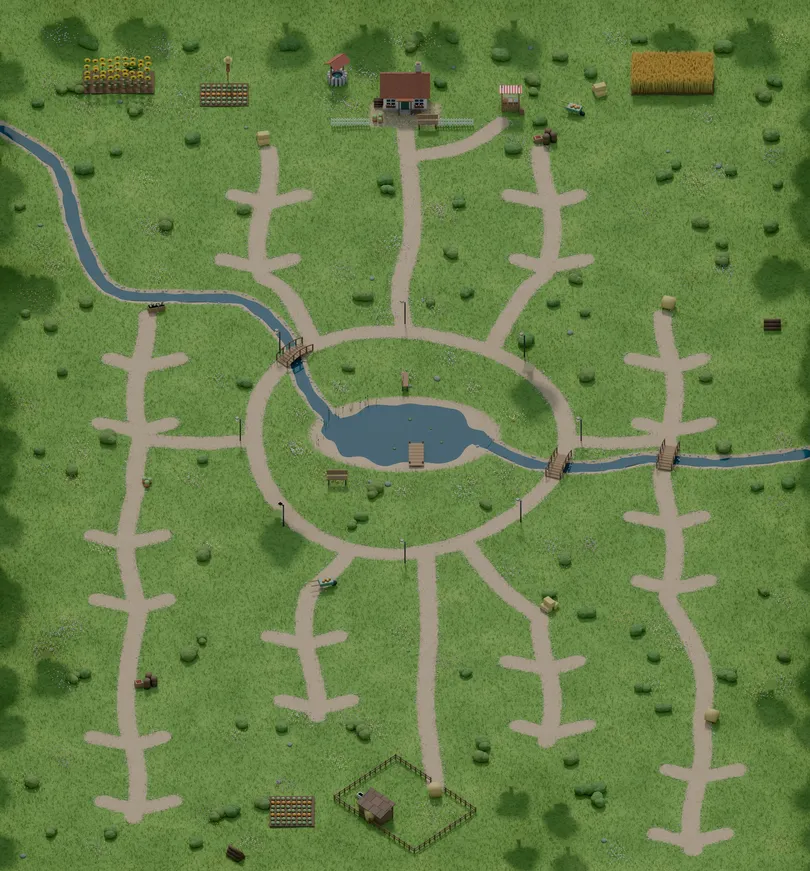
#> input picture game2/img/farm_map.webp, 810 x 871 px, shrunk from 3440 x 3700 before the run
$ python nav_pack.py
#> lines starting #> are read from the running program, lines starting #| are printed output that depends on the picture; after the words box and inside, x2 and y2 are one past the last pixel; in counts of white or black regions, pixels touching at a corner belong together
#> (reads game2/data.json from the repository)
"""A walking grid for the farmer, made from the farm map picture: which 16-pixel cells are path (preferred) and which are
water (never walked on; bridges count as path). Stored in data.json as 'nav'. Pens, buildings, decorations and trees are
added by the game itself, since they change as the farm grows."""
import os, json, base64
import numpy as np
from PIL import Image

R = os.path.dirname(os.path.abspath(__file__)); OUT = f'{R}/game2'
CELL = 16


def bits(mask):
    flat = np.packbits(mask.astype(np.uint8).ravel())
    return base64.b64encode(flat.tobytes()).decode()


def pack(data):
    im = np.asarray(Image.open(f'{OUT}/img/farm_map.webp').convert('RGB')).astype(int)
    H, W = im.shape[:2]; h, w = (H + CELL - 1) // CELL, (W + CELL - 1) // CELL
#> after `H, W = im.shape[:2]`: H = 871; W = 810
#> after `h, w = ((H + CELL - 1) // CELL, (W + CELL - 1) // CELL)`: h = 55; w = 51
    pad = np.zeros((h * CELL, w * CELL, 3), int); pad[:H, :W] = im
#> after `pad[:H, :W] = im`:
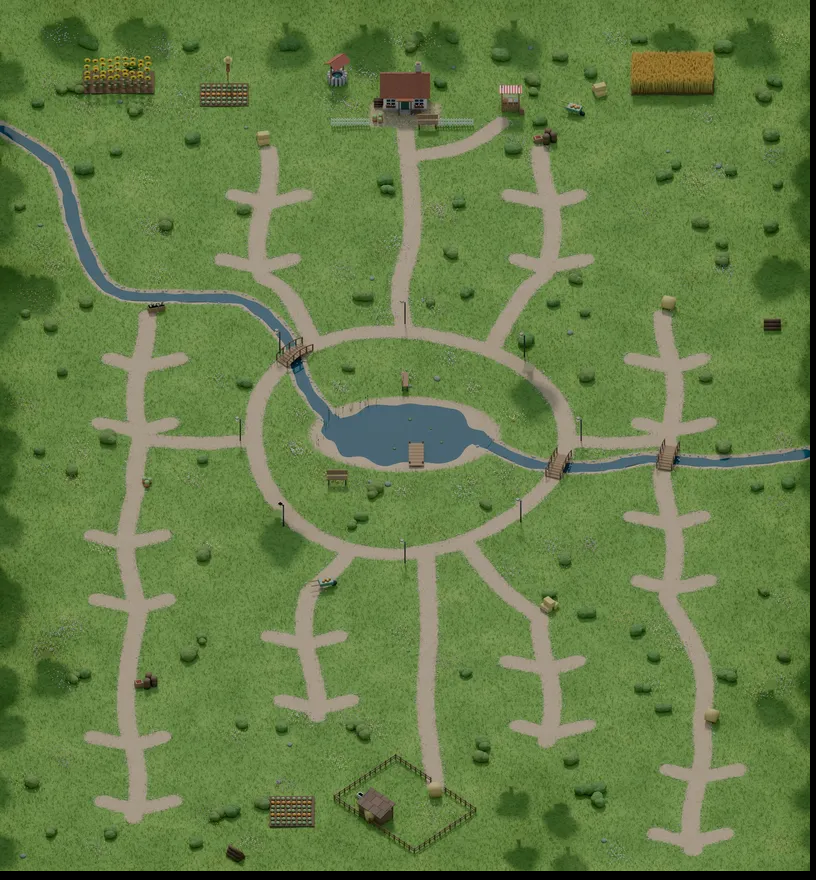
#> pad: shape (880, 816, 3) int64; mean R, G, B 101.8, 125.6, 71
    r, g, b = pad[..., 0], pad[..., 1], pad[..., 2]
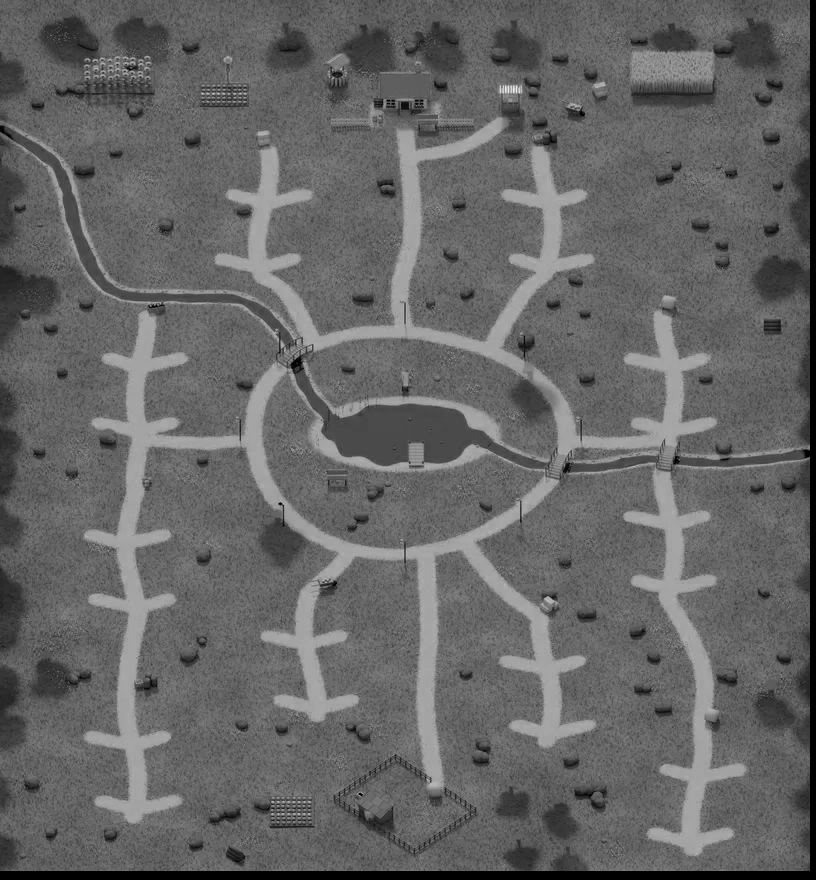
#> r: shape (880, 816) int64; min 0, max 236, mean 101.8
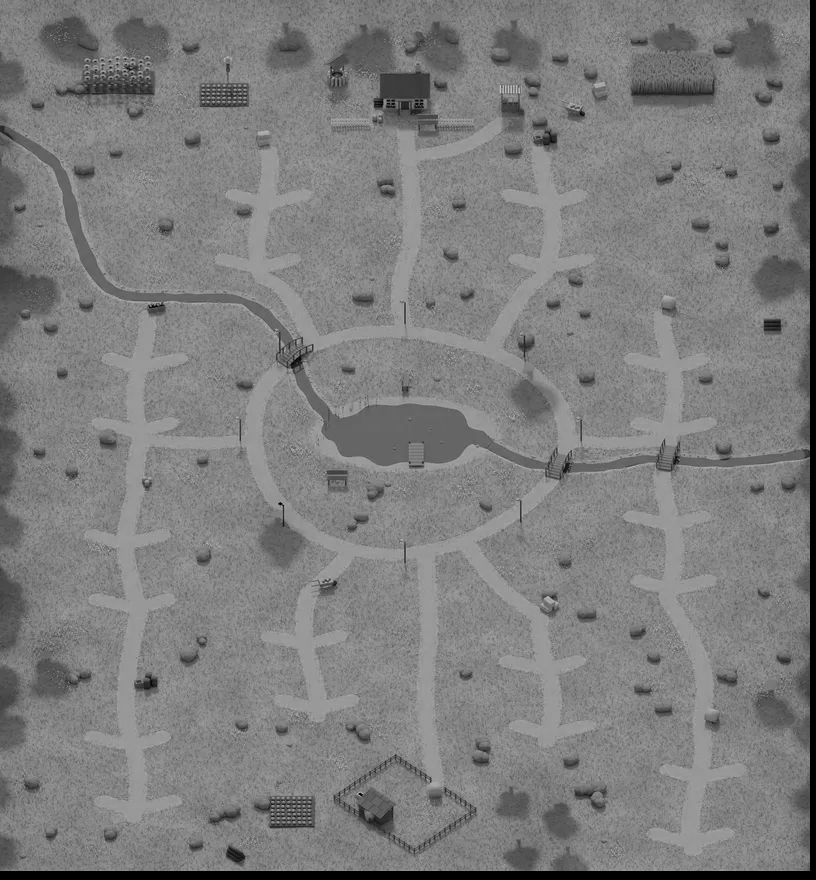
#> g: shape (880, 816) int64; min 0, max 207, mean 125.6
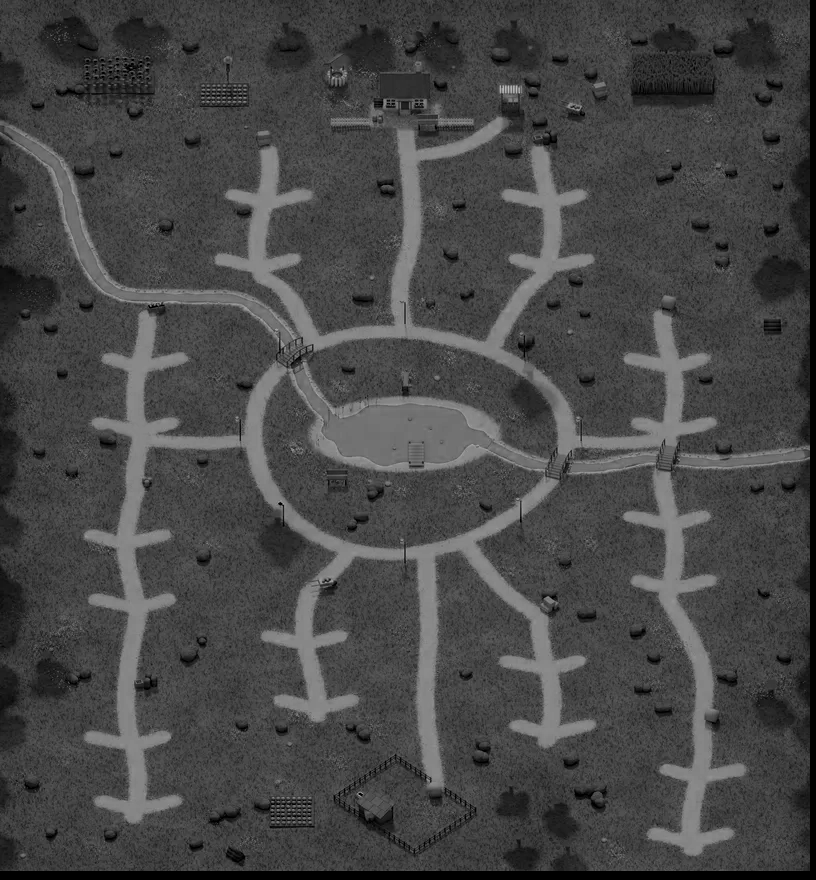
#> b: shape (880, 816) int64; min 0, max 190, mean 71
    path = (r > g) & (g >= b) & (r - b >= 14) & (r - b <= 60) & (r > 110)
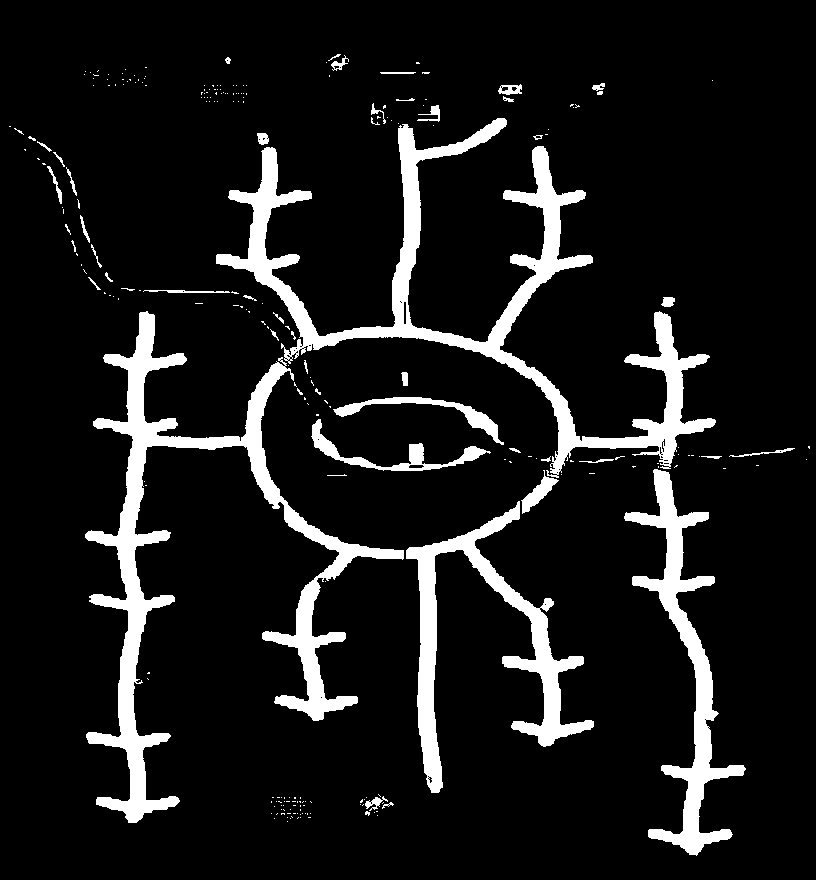
#> path: shape (880, 816) bool; 10% white; 252 white regions (206 under 20 px), largest, box (x1, y1, x2, y2) and area: (216, 118, 716, 478) 23274, (85, 311, 404, 823) 22083, (406, 501, 594, 793) 10433
    water = (b > r + 18) & (b >= g - 6) & (g > r + 6)
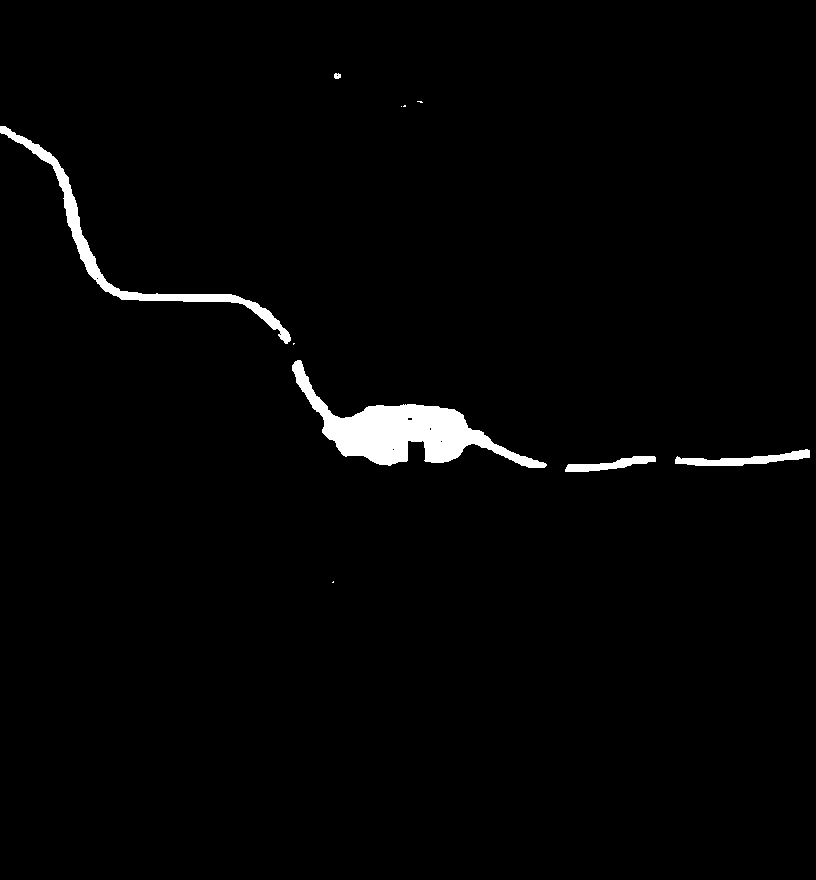
#> water: shape (880, 816) bool; 1.9% white; 10 white regions (5 under 20 px), largest, box (x1, y1, x2, y2) and area: (292, 360, 547, 468) 8162, (0, 126, 291, 344) 3586, (675, 449, 810, 466) 991, (565, 456, 656, 472) 678, (334, 73, 341, 79) 34
    def cells(m): return m.reshape(h, CELL, w, CELL).mean(axis=(1, 3))
    pc, wc = cells(path), cells(water)
#> in cells (call 2), `def cells(m): return m.reshape(h, CELL, w, CELL).mean(axis=(1, 3))`:
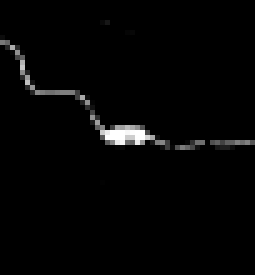
#> returned value: shape (55, 51) float64 (shown 5 times larger); min 0, max 1, mean 0.0188
    data['nav'] = {'cell': CELL, 'w': w, 'h': h, 'path': bits(pc > 0.45), 'water': bits((wc > 0.5) & (pc < 0.3))}
#> in bits, `flat = np.packbits(mask.astype(np.uint8).ravel())`: flat = 351 values, max 248 at index 106, min 0 at index 0, mean 26.35
    return int((pc > 0.45).sum()), int(((wc > 0.5) & (pc < 0.3)).sum())


if __name__ == '__main__':
    data = json.load(open(f'{OUT}/data.json'))
    print('nav cells (path, water):', pack(data), 'grid', data['nav']['w'], data['nav']['h'])
    json.dump(data, open(f'{OUT}/data.json', 'w'), separators=(',', ':'))
